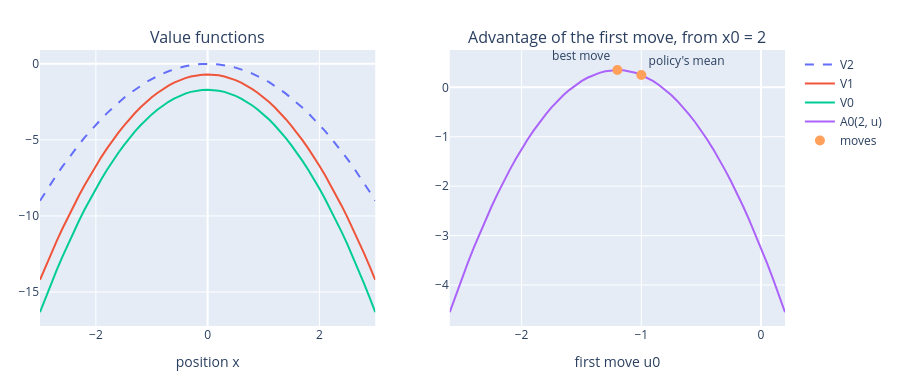

Notebook code cell kept with this figure:
### Markdown cell above
### The result

The value functions are parabolas in the position. The advantage of the first
move is a parabola in the move, highest at the best move, which is close to
the policy's average move but not on it.

### Code cell
positions = np.linspace(-3, 3, 61)
moves = np.linspace(-2.6, 0.2, 57)

figure = make_subplots(
    rows=1, cols=2,
    subplot_titles=("Value functions",
                    "Advantage of the first move, from x0 = 2"))
figure.add_trace(go.Scatter(x=positions, y=-positions**2, name="V2",
                            line=dict(dash="dash")), row=1, col=1)
figure.add_trace(go.Scatter(
    x=positions, y=[phi_x1.value(scalars(x1=x)) for x in positions],
    name="V1"), row=1, col=1)
figure.add_trace(go.Scatter(
    x=positions, y=[phi_x0.value(scalars(x0=x)) for x in positions],
    name="V0"), row=1, col=1)
figure.add_trace(go.Scatter(
    x=moves, y=[conditional_u0.surprise(scalars(x0=2.0, u0=u)) for u in moves],
    name="A0(2, u)"), row=1, col=2)
figure.add_trace(go.Scatter(
    x=[-1.2, -1.0],
    y=[conditional_u0.surprise(scalars(x0=2.0, u0=u)) for u in (-1.2, -1.0)],
    mode="markers+text", text=["best move", "policy's mean"],
    textposition=["top left", "top right"], name="moves",
    marker=dict(size=10)), row=1, col=2)
figure.update_xaxes(title_text="position x", row=1, col=1)
figure.update_xaxes(title_text="first move u0", row=1, col=2)
figure.update_layout(height=380, margin=dict(l=40, r=20, t=50, b=40))
figure.show()

### Figure 1 — Plotly figure (JSON) as saved in the notebook; plotly's stock layout.template omitted (floating-point values rounded to 4 significant figures)
{"data": [{"line": {"dash": "dash"}, "name": "V2", "type": "scatter", "x": [-3.0, -2.9, -2.8, -2.7, -2.6, -2.5, -2.4, -2.3, -2.2, -2.1, -2.0, -1.9, -1.8, -1.7, -1.6, -1.5, -1.4, -1.3, -1.2, -1.1, -1.0, -0.9, -0.8, -0.7, -0.6, -0.5, -0.4, -0.3, -0.2, -0.1, 0.0, 0.1, 0.2, 0.3, 0.4, 0.5, 0.6, 0.7, 0.8, 0.9, 1.0, 1.1, 1.2, 1.3, 1.4, 1.5, 1.6, 1.7, 1.8, 1.9, 2.0, 2.1, 2.2, 2.3, 2.4, 2.5, 2.6, 2.7, 2.8, 2.9, 3.0], "xaxis": "x", "y": [-9.0, -8.41, -7.84, -7.29, -6.76, -6.25, -5.76, -5.29, -4.84, -4.41, -4.0, -3.61, -3.24, -2.89, -2.56, -2.25, -1.96, -1.69, -1.44, -1.21, -1.0, -0.81, -0.64, -0.49, -0.36, -0.25, -0.16, -0.09, -0.04, -0.01, -0.0, -0.01, -0.04, -0.09, -0.16, -0.25, -0.36, -0.49, -0.64, -0.81, -1.0, -1.21, -1.44, -1.69, -1.96, -2.25, -2.56, -2.89, -3.24, -3.61, -4.0, -4.41, -4.84, -5.29, -5.76, -6.25, -6.76, -7.29, -7.84, -8.41, -9.0], "yaxis": "y"}, {"name": "V1", "type": "scatter", "x": [-3.0, -2.9, -2.8, -2.7, -2.6, -2.5, -2.4, -2.3, -2.2, -2.1, -2.0, -1.9, -1.8, -1.7, -1.6, -1.5, -1.4, -1.3, -1.2, -1.1, -1.0, -0.9, -0.8, -0.7, -0.6, -0.5, -0.4, -0.3, -0.2, -0.1, 0.0, 0.1, 0.2, 0.3, 0.4, 0.5, 0.6, 0.7, 0.8, 0.9, 1.0, 1.1, 1.2, 1.3, 1.4, 1.5, 1.6, 1.7, 1.8, 1.9, 2.0, 2.1, 2.2, 2.3, 2.4, 2.5, 2.6, 2.7, 2.8, 2.9, 3.0], "xaxis": "x", "y": [-14.2, -13.31, -12.46, -11.64, -10.84, -10.07, -9.34, -8.635, -7.96, -7.315, -6.7, -6.115, -5.56, -5.035, -4.54, -4.075, -3.64, -3.235, -2.86, -2.515, -2.2, -1.915, -1.66, -1.435, -1.24, -1.075, -0.94, -0.835, -0.76, -0.715, -0.7, -0.715, -0.76, -0.835, -0.94, -1.075, -1.24, -1.435, -1.66, -1.915, -2.2, -2.515, -2.86, -3.235, -3.64, -4.075, -4.54, -5.035, -5.56, -6.115, -6.7, -7.315, -7.96, -8.635, -9.34, -10.07, -10.84, -11.64, -12.46, -13.32, -14.2], "yaxis": "y"}, {"name": "V0", "type": "scatter", "x": [-3.0, -2.9, -2.8, -2.7, -2.6, -2.5, -2.4, -2.3, -2.2, -2.1, -2.0, -1.9, -1.8, -1.7, -1.6, -1.5, -1.4, -1.3, -1.2, -1.1, -1.0, -0.9, -0.8, -0.7, -0.6, -0.5, -0.4, -0.3, -0.2, -0.1, 0.0, 0.1, 0.2, 0.3, 0.4, 0.5, 0.6, 0.7, 0.8, 0.9, 1.0, 1.1, 1.2, 1.3, 1.4, 1.5, 1.6, 1.7, 1.8, 1.9, 2.0, 2.1, 2.2, 2.3, 2.4, 2.5, 2.6, 2.7, 2.8, 2.9, 3.0], "xaxis": "x", "y": [-16.32, -15.37, -14.44, -13.55, -12.69, -11.86, -11.06, -10.3, -9.565, -8.866, -8.2, -7.566, -6.965, -6.396, -5.86, -5.356, -4.885, -4.446, -4.04, -3.666, -3.325, -3.016, -2.74, -2.496, -2.285, -2.106, -1.96, -1.846, -1.765, -1.716, -1.7, -1.716, -1.765, -1.846, -1.96, -2.106, -2.285, -2.496, -2.74, -3.016, -3.325, -3.666, -4.04, -4.446, -4.885, -5.356, -5.86, -6.396, -6.965, -7.566, -8.2, -8.866, -9.565, -10.3, -11.06, -11.86, -12.69, -13.55, -14.44, -15.37, -16.32], "yaxis": "y"}, {"name": "A0(2, u)", "type": "scatter", "x": [-2.6, -2.55, -2.5, -2.45, -2.4, -2.35, -2.3, -2.25, -2.2, -2.15, -2.1, -2.05, -2.0, -1.95, -1.9, -1.85, -1.8, -1.75, -1.7, -1.65, -1.6, -1.55, -1.5, -1.45, -1.4, -1.35, -1.3, -1.25, -1.2, -1.15, -1.1, -1.05, -1.0, -0.95, -0.9, -0.85, -0.8, -0.75, -0.7, -0.65, -0.6, -0.55, -0.5, -0.45, -0.4, -0.35, -0.3, -0.25, -0.2, -0.15, -0.1, -0.05, 0.0, 0.05, 0.1, 0.15, 0.2], "xaxis": "x2", "y": [-4.55, -4.206, -3.875, -3.556, -3.25, -2.956, -2.675, -2.406, -2.15, -1.906, -1.675, -1.456, -1.25, -1.056, -0.875, -0.7062, -0.55, -0.4062, -0.275, -0.1563, -0.05, 0.04375, 0.125, 0.1937, 0.25, 0.2938, 0.325, 0.3438, 0.35, 0.3437, 0.325, 0.2938, 0.25, 0.1937, 0.125, 0.04375, -0.05, -0.1562, -0.275, -0.4063, -0.55, -0.7063, -0.875, -1.056, -1.25, -1.456, -1.675, -1.906, -2.15, -2.406, -2.675, -2.956, -3.25, -3.556, -3.875, -4.206, -4.55], "yaxis": "y2"}, {"marker": {"size": 10}, "mode": "markers+text", "name": "moves", "text": ["best move", "policy's mean"], "textposition": ["top left", "top right"], "type": "scatter", "x": [-1.2, -1.0], "xaxis": "x2", "y": [0.35, 0.25], "yaxis": "y2"}], "layout": {"annotations": [{"font": {"size": 16}, "showarrow": false, "text": "Value functions", "x": 0.225, "xanchor": "center", "xref": "paper", "y": 1.0, "yanchor": "bottom", "yref": "paper"}, {"font": {"size": 16}, "showarrow": false, "text": "Advantage of the first move, from x0 = 2", "x": 0.775, "xanchor": "center", "xref": "paper", "y": 1.0, "yanchor": "bottom", "yref": "paper"}], "height": 380, "margin": {"b": 40, "l": 40, "r": 20, "t": 50}, "xaxis": {"anchor": "y", "domain": [0.0, 0.45], "title": {"text": "position x"}}, "xaxis2": {"anchor": "y2", "domain": [0.55, 1.0], "title": {"text": "first move u0"}}, "yaxis": {"anchor": "x", "domain": [0.0, 1.0]}, "yaxis2": {"anchor": "x2", "domain": [0.0, 1.0]}}}
